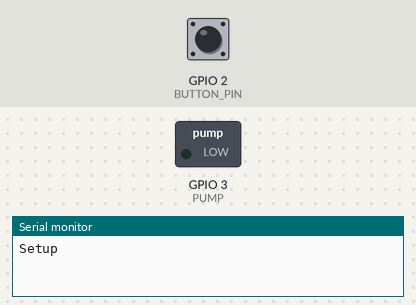
The sketch below on a simulated ESP32. On the bench: switched loads named in the sketch (green lamp = pin HIGH), the last lines printed to the serial monitor. The test bench sets the inputs (shaded band); at power-on: GPIO 2 (BUTTON_PIN) HIGH.

Above: at 5.5 s.
At 66.1 s:
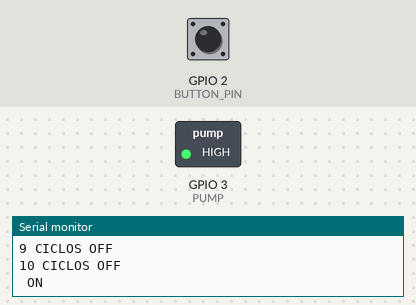
Timing chart, 0 to 74.5 s (numbered marks = the images above):
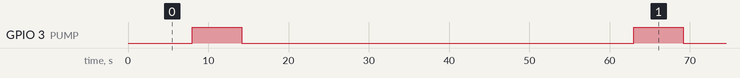

Measured:
- by itself, GPIO 3 (PUMP): alternates HIGH for 6.2 s and LOW for 48.8 s

The sketch:

waterPondFillingPump.ino
```cpp
#define BUTTON_PIN 2

#define PUMP 3

#define CYCLE_DURARTION 5 //IN SECONDS (MODIFY ONLY TO TEST FASTER)

#define MAX_WORKING_CYCLES 10

#define COOLDOWN_CYCLES 3

#define FAILED_COOLDOWN_CYCLES 10

hw_timer_t *timer = NULL;

int workingCycles = COOLDOWN_CYCLES;

bool isOn = false, failed = false;

void setup() {
  Serial.begin(115200);
  delay(3000);
  Serial.println("Setup");
  pinMode(BUTTON_PIN, INPUT);
  pinMode(PUMP, OUTPUT);
  startTimer();
}

void loop() {
}

bool isRunningWater() {
  int count = 0;
  for(int i = 0; i< 3; i++) {
    delay(400);
    if(digitalRead(BUTTON_PIN) == LOW) {
      count++;
    }
  }
  return count > 1;
}

void startTimer() {
  timer = timerBegin(1000000);

  timerAttachInterrupt(timer, &pumpWork);

  timerAlarm(timer, CYCLE_DURARTION * 1000000, true, 0);
  timerWrite(timer, 0);
}

void pumpWork() {

  Serial.print(workingCycles);
  Serial.print(" CICLOS ");
  Serial.println(isOn ? "ON" : "OFF");

  if(isOn) {
    if(workingCycles >= MAX_WORKING_CYCLES) {
      turnPumpOff();
    } else if(!isRunningWater()) {
      failed = true;
      turnPumpOff();
    } else {
      workingCycles++;
    }
  } else {
    if(workingCycles >= (failed ? FAILED_COOLDOWN_CYCLES : COOLDOWN_CYCLES)) {
      turnPumpOn();
    }
     else {
      workingCycles++;
     }
  }

}

boolean turnPumpOff() {
  Serial.println(" OFF ");
  digitalWrite(PUMP, LOW);
  workingCycles = 1;
  isOn = false;
  return true;
}

boolean turnPumpOn() {
  Serial.println(" ON ");
  digitalWrite(PUMP, HIGH);
  failed = false;
  workingCycles = 1;
  isOn = true;
  return true;
}
```
